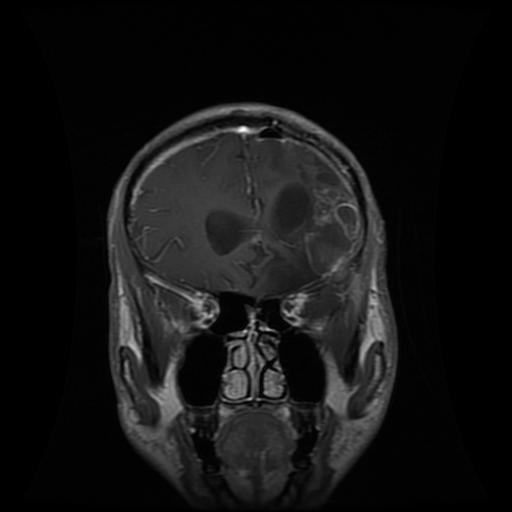
#> input picture Dataset/Training/glioma/Tr-gl_0033.jpg, 512 x 512 px, given as the content of the folder E:/Brain tumor ml/dataset/Training/notumor, which was not available; the run also reads 1 picture not shown here
$ jupyter execute --allow-errors Training.ipynb   (shell and % lines are left out)   (older library calls are emulated)   (text cells are left out)
#> lines starting #> are read from the running program, lines starting #| are printed output that depends on the picture; after the words box and inside, x2 and y2 are one past the last pixel; in counts of white or black regions, pixels touching at a corner belong together; pictures that were not available may be replaced by others from this repository, and a replacement may not be noted
[cell 1]
import os
import cv2
import numpy as np
import pandas as pd
import matplotlib.pyplot as plt
from skimage.io import imread, imshow
from skimage.filters import prewitt_h,prewitt_v
import imutils
from tqdm import tqdm
from PIL import Image
from scipy.stats import kurtosis
from skimage import io, filters, measure
import warnings
warnings.filterwarnings("ignore")
from skimage.feature import graycomatrix, graycoprops
from scipy.stats import skew

[cell 2]
# Training
data = 'E:/Brain tumor ml/dataset/Training'
No_tumor = 'E:/Brain tumor ml/dataset/Training/notumor'
glioma_tumor = 'E:/Brain tumor ml/dataset/Training/glioma'
meningioma_tumor = 'E:/Brain tumor ml/dataset/Training/meningioma'
pituitary_tumor = 'E:/Brain tumor ml/dataset/Training/pituitary'

[cell 3]
dirlist=[No_tumor, glioma_tumor, meningioma_tumor, pituitary_tumor]
classes=['No', 'glioma', 'meningioma', 'pituitary']
filepaths=[]
labels=[]
for i,j in zip(dirlist, classes):
    filelist=os.listdir(i)
    for f in filelist:
        filepath=os.path.join (i,f)
        filepaths.append(filepath)
        labels.append(j)
print ('filepaths:', len(filepaths), '   labels:', len(labels))

# save the DataFrame as a CSV file
filepath_df = pd.DataFrame({'filepath':filepaths, 'Label':labels})
filepath_df
filepath_df.to_csv('training_paths.csv', index=False)

[cell 4]
paths = pd.read_csv('training_paths.csv')
paths.head()

[cell 5]
paths['Label'].value_counts()

[cell 6]
def crop_img(path):
    img = cv2.imread(path)
    gray = cv2.cvtColor(img, cv2.COLOR_RGB2GRAY)
    gray = cv2.GaussianBlur(gray, (3, 3), 0)

    # threshold the image, then perform a series of erosions +
    # dilations to remove any small regions of noise
    thresh = cv2.threshold(gray, 45, 255, cv2.THRESH_BINARY)[1]
    thresh = cv2.erode(thresh, None, iterations=2)
    thresh = cv2.dilate(thresh, None, iterations=2)

    # find contours in thresholded image, then grab the largest one
    cnts = cv2.findContours(thresh.copy(), cv2.RETR_EXTERNAL, cv2.CHAIN_APPROX_SIMPLE)
    cnts = imutils.grab_contours(cnts)
    c = max(cnts, key=cv2.contourArea)

    # find the extreme points
    extLeft = tuple(c[c[:, :, 0].argmin()][0])
    extRight = tuple(c[c[:, :, 0].argmax()][0])
    extTop = tuple(c[c[:, :, 1].argmin()][0])
    extBot = tuple(c[c[:, :, 1].argmax()][0])
    ADD_PIXELS = 0
    new_img = img[extTop[1]-ADD_PIXELS:extBot[1]+ADD_PIXELS, extLeft[0]-ADD_PIXELS:extRight[0]+ADD_PIXELS].copy()
    return new_img

[cell 7]
def image_features(path):
    # image_feature_data = [mean, std, entropy, rms, kurtios, hmi]
    image_feature_data = []
    ########################### First order statical features #############################################
    img = cv2.imread(path)
    # Mean of image
    mean_of_img = np.mean(img)
    image_feature_data.append(mean_of_img)

    # Standard deviation of image
    std_of_img = np.std(img)
    image_feature_data.append(std_of_img)

    # Vaiance of image
    # Convert the image to a NumPy array
    image_array = np.array(img)
    # Compute the variance of the pixel intensities
    variance = np.var(image_array)
    image_feature_data.append(variance)

    # Skewness of image
    # Flatten the array to a 1D array of pixel intensities
    pixel_values = image_array.flatten()
    # Compute the skewness of the pixel intensities
    skewness = skew(pixel_values)
    image_feature_data.append(skewness)

    gray = cv2.cvtColor(img, cv2.COLOR_RGB2GRAY)
    ########################### Enotropy #############################################
    # Compute the histogram of the image
    hist, _ = np.histogram(gray, bins=256, range=(0, 255))
    # Normalize the histogram
    hist = hist / np.sum(hist)
    # Compute the entropy of the image
    entropy = -np.sum(hist * np.log2(hist + 1e-9))
    image_feature_data.append(entropy)

    ########################### RMS #############################################
    # Compute the RMS of the image
    rms = np.sqrt(np.mean(np.square(img)))
    image_feature_data.append(rms)

    ########################### kurtosis #############################################
    # Calculate the kurtosis of the image
    k = kurtosis(img.flatten())
    image_feature_data.append(k)
    ########################### HMI #############################################
    # Calculate the image moments of the grayscale image
    moments = cv2.moments(gray)
    # Calculate the centroid of the grayscale image
    cx = int(moments['m10'] / moments['m00'])
    cy = int(moments['m01'] / moments['m00'])
    # Define the radius of the circular mask
    radius = int(min(gray.shape) * 0.4)
    # Create the circular mask
    mask = np.zeros_like(gray)
    cv2.circle(mask, (cx, cy), radius, 255, -1)
    # Apply the mask to the grayscale image
    masked_gray = cv2.bitwise_and(gray, gray, mask=mask)
    # Calculate the Hu moments of the masked grayscale image
    hu_moments = cv2.HuMoments(cv2.moments(masked_gray)).flatten()
    # Normalize the Hu moments
    hu_moments_normalized = -np.sign(hu_moments) * np.log10(np.abs(hu_moments))
    # Extract the first four Hu moment invariants
    # (HU1) brightness or intensity of the image
    # (HU2) is related to the symmetry of the image around its vertical axis
    # (HU3) is related to the symmetry of the image around its horizontal axis.
    # (HU4) is related to the skewness of the image, or the degree to which it is asymmetrical.
    hu_invariants = hu_moments_normalized[:4]
    image_feature_data.append(hu_moments_normalized[0])
    image_feature_data.append(hu_moments_normalized[1])
    image_feature_data.append(hu_moments_normalized[2])
    image_feature_data.append(hu_moments_normalized[3])
    return image_feature_data


"""
Finds GLCM features extracted from the main image
"""
def get_feature(img):
    fet = []
    image_gray = cv2.cvtColor(img, cv2.COLOR_BGR2GRAY)
    distances = [1]  # Specify the pixel distances for the GLCM
    angles = [0, np.pi/4, np.pi/2, 3*np.pi/4]  # Specify the angles for the GLCM
    glcm = graycomatrix(image_gray, distances, angles, levels=256, symmetric=True, normed=True)
    contrast = graycoprops(glcm, 'contrast')
    for i in range(len(contrast[0])):
        fet.append(contrast[0][i])
    dissimilarity = graycoprops(glcm, 'dissimilarity')
    for x in range(len(dissimilarity[0])):
        fet.append(dissimilarity[0][x])
    homogeneity = graycoprops(glcm, 'homogeneity')
    for y in range(len(homogeneity[0])):
        fet.append(homogeneity [0][y])
    energy = graycoprops(glcm, 'energy')
    for z in range(len(energy[0])):
        fet.append(energy[0][z])
    correlation = graycoprops(glcm, 'correlation')
    for v in range(len(correlation[0])):
        fet.append(correlation[0][v])
    return fet

[cell 8]
# the mean of all tumor contours
def image_process_tumor_extraction(img):
    gray_img = cv2.cvtColor(img, cv2.COLOR_BGR2GRAY)
#     print(gray_img.shape)
    blur_img = cv2.GaussianBlur(gray_img, (5, 5), 0)
    ret, thres_img = cv2.threshold(blur_img,100,255,cv2.THRESH_BINARY)
# [7 lines of commented-out code are left out]
    contours, hierarchy = cv2.findContours(thres_img, cv2.RETR_TREE, cv2.CHAIN_APPROX_SIMPLE)
    full_contoured_img = cv2.drawContours(img, contours, -1, (0,255,0), 3)
#     plt.imshow(full_contoured_img)
#     plt.show()

    # Select the contour(s) that correspond to the tumor
    tumor_contours = []
    tumor_contour_areas = []
    for contour in contours:
        area = cv2.contourArea(contour)
        if area > 1000 and area < 50000:
            tumor_contour_areas.append(area)
            tumor_contours.append(contour)

    area_of_tumor_contours = []
    perimeter_of_tumor_contours = []
    circulatory_of_tumor_contours = []
    convexity_of_tumor_contours = []
#     fractal_dimension_tumor_contours = []
    solidity_tumor_contours = []
    diameter_tumor_contours = []
    major_axis = []
    minor_axis = []
    eccentricity_tumor_contours = []
    # for extraction of the mean of features of the tumor_contours
    features_tumor_array = [area_of_tumor_contours, perimeter_of_tumor_contours, circulatory_of_tumor_contours, convexity_of_tumor_contours, solidity_tumor_contours, diameter_tumor_contours, major_axis, minor_axis]
#     print(len(features_tumor_array))
    if len(tumor_contours)>0:
        for cnt in tumor_contours:
            ################################ Area Feature  #################################
            area = cv2.contourArea(cnt)
            # print('Area - {}'.format(area))
            area_of_tumor_contours.append(area)

            ############################### perimeter Feature ##############################
            perimeter = cv2.arcLength(cnt, True)
            # print('Perimeter - {}'.format(perimeter))
            perimeter_of_tumor_contours.append(perimeter)

            ############################### Circle Feature ##############################
            circularity = (4 * np.pi * area) / (perimeter ** 2)
            circulatory_of_tumor_contours.append(circularity)

            ############################### Convexity Feature ##############################
            convex_hull = cv2.convexHull(cnt)
            convexity = cv2.contourArea(convex_hull)
            convexity_of_tumor_contours.append(convexity)

            ############################### solidity Feature ##############################
            if convexity == 0 :
                solidity = 0
            else:
                solidity = float(area)/convexity
            solidity_tumor_contours.append(solidity)

            ############################### Diameter Feature ##############################
            equi_diameter = np.sqrt(4*area/np.pi)
            diameter_tumor_contours.append(equi_diameter)

            ############################### Axis Feature ##############################
            try:
                (x2,y2), (MA,ma), angle = cv2.fitEllipse(cnt)
            except:
                MA = 0
                ma = 0
            major_axis.append(MA)
            minor_axis.append(ma)

    features_data = []
    if(len(contours) > 0):
        for i in features_tumor_array:
            mean_feature = np.mean(i)
            features_data.append(mean_feature)
        return features_data

    else:
        print('No Tumor Found')
        for i in range(len(features_tumor_array)):
            features_data.append(0)
        return features_data

[cell 9]
frames = ['Mean', 'std', 'Variance', 'Skewness', 'Entropy', 'RMS', 'Kurtios', 'HMI1', 'HMI2', 'HMI3', 'HMI4','Area','Perimeter', 'Circle','Convex Area','Solidity','Equivalent Diameter','Major Axis','Minor Axis',\
                             'contrast1','contrast2','contrast3','contrast4','dissimilarity1','dissimilarity2','dissimilarity3','dissimilarity4','homogeneity1','homogeneity2','homogeneity3','homogeneity4',\
                             'energy1','energy2','energy3','energy4','correlation1','correlation2','correlation3','correlation4','Class']
data = pd.DataFrame(columns=frames)
for i in range(len(paths['filepath'])):
    if paths['Label'][i] == 'No':
        img_path = paths['filepath'][i]
        d = image_features(img_path)
#> in image_features, img is the input picture: shape (512, 512, 3); min 0, max 255, mean 19.5
#> in image_features, `mean_of_img = np.mean(img)`: mean_of_img = 19.51
#> in image_features, `std_of_img = np.std(img)`: std_of_img = 29.3
#> in image_features, `variance = np.var(image_array)`: variance = 858.6
#> in image_features, `skewness = skew(pixel_values)`: skewness = 1.66
#> in image_features, `hist, _ = np.histogram(gray, bins=256, range=(0, 255))`: hist = 256 values, max 65869 at index 2, min 0 at index 177, mean 1024
#> in image_features, `hist = hist / np.sum(hist)`: hist = 256 values, max 0.251 at index 2, min 0 at index 177, mean 0.00391
#> in image_features, `entropy = -np.sum(hist * np.log2(hist + 1e-9))`: entropy = 4.53
#> in image_features, `rms = np.sqrt(np.mean(np.square(img)))`: rms = 6.58
#> in image_features, `k = kurtosis(img.flatten())`: k = 2.48
#> in image_features, `moments = cv2.moments(gray)`: moments = moments, m00 5113476, centre m10/m00, m01/m00 = (248.1, 291.5)
#> in image_features, `cx = int(moments['m10'] / moments['m00'])`: cx = 248
#> in image_features, `cy = int(moments['m01'] / moments['m00'])`: cy = 291
#> in image_features, `cv2.circle(mask, (cx, cy), radius, 255, -1)`:
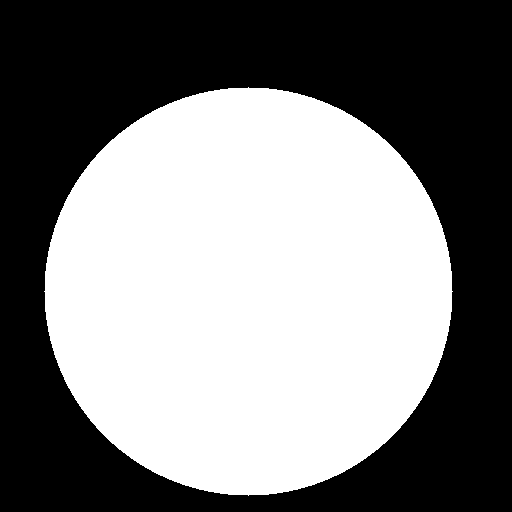
#> mask: shape (512, 512); 49.9% white; 1 white region, box (x1, y1, x2, y2) and area: (44, 87, 453, 496) 130721
#> in image_features, `hu_moments = cv2.HuMoments(cv2.moments(masked_gray)).flatten()`: hu_moments = [0.0034, 4.45e-07, 2.64e-10, 6.75e-11, -7.17e-21, 4.01e-14, -5.46e-21]
#> in image_features, `hu_moments_normalized = -np.sign(hu_moments) * np.log10(np.abs(hu_mome..`: hu_moments_normalized = [2.47, 6.35, 9.58, 10.17, -20.14, 13.4, -20.26]
#> in image_features, `hu_invariants = hu_moments_normalized[:4]`: hu_invariants = [2.47, 6.35, 9.58, 10.17]
#> d = [19.51, 29.3, 858.6, 1.66, 4.53, 6.58, 2.48, 2.47, 6.35, 9.58, 10.17]
        img = crop_img(img_path)
#> in crop_img, `thresh = cv2.threshold(gray, 45, 255, cv2.THRESH_BINARY)[1]`:
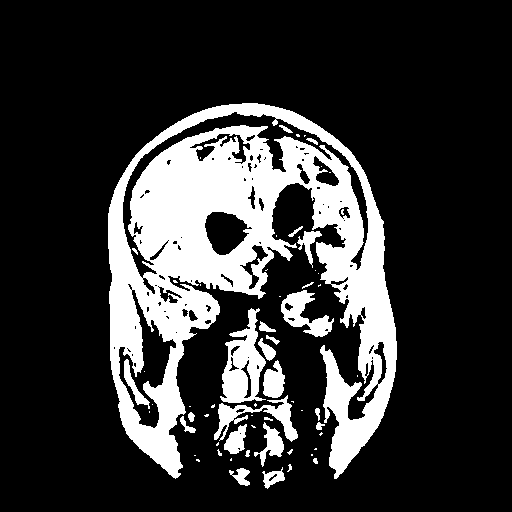
#> thresh: shape (512, 512); 20.9% white; 62 white regions (35 under 20 px), largest, box (x1, y1, x2, y2) and area: (108, 103, 397, 479) 46652, (220, 308, 266, 403) 2314, (214, 395, 298, 442) 1202
#> in crop_img, `thresh = cv2.erode(thresh, None, iterations=2)`:
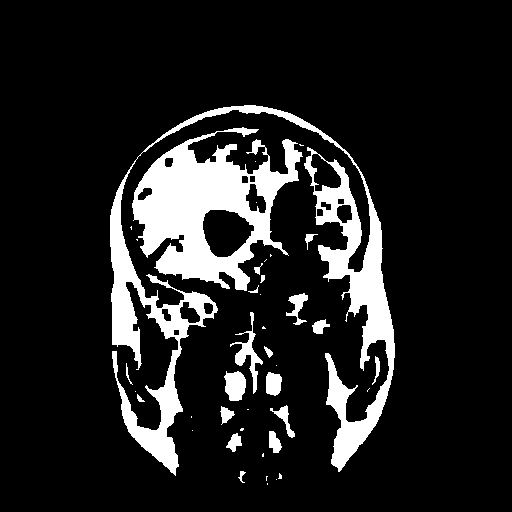
#> thresh: shape (512, 512); 13.1% white; 41 white regions (21 under 20 px), largest, box (x1, y1, x2, y2) and area: (110, 105, 395, 476) 17789, (132, 127, 303, 291) 13287, (230, 312, 263, 394) 624
#> in crop_img, `thresh = cv2.dilate(thresh, None, iterations=2)`:
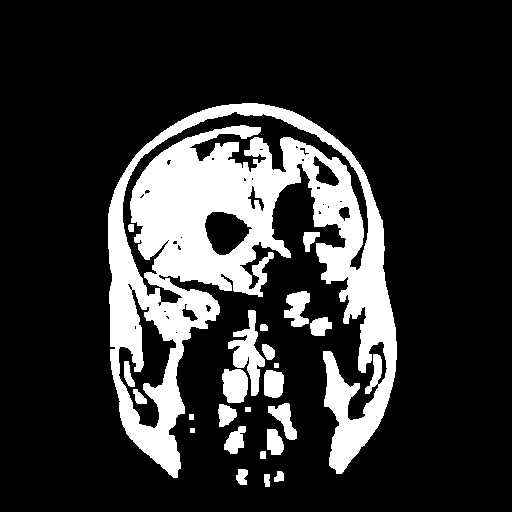
#> thresh: shape (512, 512); 19.5% white; 24 white regions
#> in crop_img, `cnts = cv2.findContours(thresh.copy(), cv2.RETR_EXTERNAL, cv2.CHAIN_AP..`: cnts = 21 contours, 2 with area under 20; largest, box (x1, y1, x2, y2) and area: (108, 103, 397, 478) 54888, (228, 310, 265, 396) 1168, (222, 369, 248, 403) 698, (284, 291, 310, 327) 550, (264, 370, 284, 398) 451
#> in crop_img, `c = max(cnts, key=cv2.contourArea)`: c = contour of 1093 points, box (x1, y1, x2, y2) (108, 103, 397, 478), area 54888
#> in crop_img, `extLeft = tuple(c[c[:, :, 0].argmin()][0])`: extLeft = (108, 213)
#> in crop_img, `extRight = tuple(c[c[:, :, 0].argmax()][0])`: extRight = (396, 359)
#> in crop_img, `extTop = tuple(c[c[:, :, 1].argmin()][0])`: extTop = (242, 103)
#> in crop_img, `extBot = tuple(c[c[:, :, 1].argmax()][0])`: extBot = (173, 477)
#> in crop_img, `new_img = img[extTop[1]-ADD_PIXELS:extBot[1]+ADD_PIXELS, extLeft[0]-AD..`:
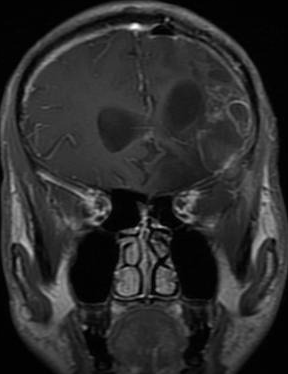
#> new_img: shape (374, 288, 3); min 0, max 255, mean 44.7
        tumor_features = image_process_tumor_extraction(img)
#> in image_process_tumor_extraction, `ret, thres_img = cv2.threshold(blur_img,100,255,cv2.THRESH_BINARY)`:
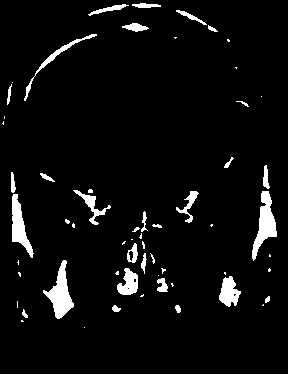
#> thres_img: shape (374, 288); 5% white; 59 white regions (29 under 20 px)
#> in image_process_tumor_extraction, `contours, hierarchy = cv2.findContours(thres_img, cv2.RETR_TREE, cv2.C..`: contours = 63 contours, 38 with area under 20; largest, box (x1, y1, x2, y2) and area: (43, 260, 74, 319) 716, (252, 191, 277, 261) 678, (12, 194, 34, 258) 541, (219, 276, 241, 307) 385, (117, 268, 138, 295) 330
#> in image_process_tumor_extraction, `full_contoured_img = cv2.drawContours(img, contours, -1, (0,255,0), 3)`:
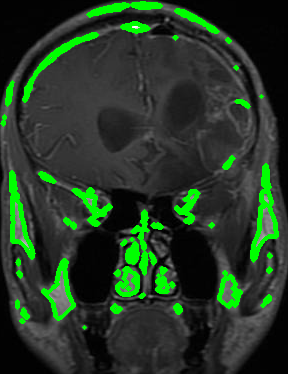
#> full_contoured_img: shape (374, 288, 3); mean B, G, R 36.5, 57.2, 36.5
#> the loop in image_process_tumor_extraction, `for contour in contours:` made 63 passes
#> area on passes 4, 5, 11, 12, 20, 23, 27, 28: 26, 31.5, 83, 385, 330.5, 715.5, 41.5, 125
#> after the loop in image_process_tumor_extraction, `for contour in contours:`: tumor_contour_areas = []
#> tumor_features = [nan, nan, nan, nan, nan, nan, nan, nan]
        d.extend(tumor_features)
        glcm_features = get_feature(img)
#> in get_feature, `image_gray = cv2.cvtColor(img, cv2.COLOR_BGR2GRAY)`:
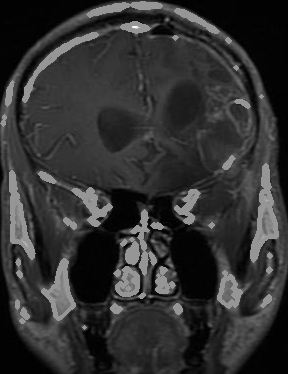
#> image_gray: shape (374, 288); min 0, max 255, mean 48.7
#> in get_feature, `contrast = graycoprops(glcm, 'contrast')`: contrast = [[179.1, 254.2, 154.8, 253.9]]
#> the loop in get_feature, `for i in range(len(contrast[0])):` made 4 passes
#> (the rest of the program and of its run is left out)
